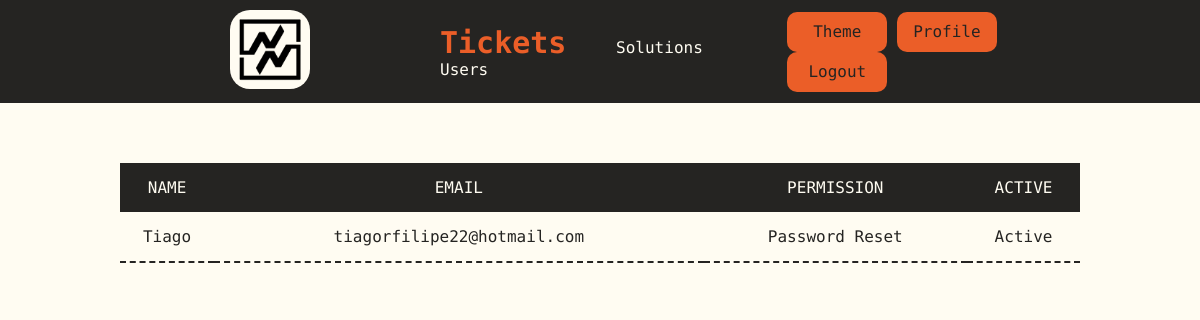
The page /users (signed in) on the database as committed earlier.
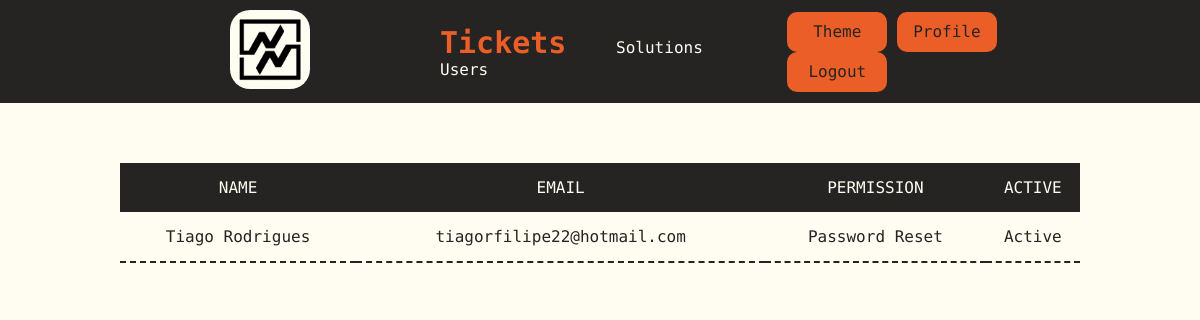
The same page on the database as committed later.
### tables this page shows
CREATE TABLE users (id INTEGER PRIMARY KEY AUTOINCREMENT NOT NULL, name TEXT NOT NULL, hash TEXT NOT NULL, permission INTEGER DEFAULT 4 NOT NULL, active BLOB DEFAULT 0 NOT NULL, email TEXT NOT NULL);

### app.py (the view)
@app.route("/users")
def users():
    userID = session.get("user_id")
    users = db.execute("SELECT * FROM users WHERE id > 1 AND id != ?", userID)
    return render_template("users.html", users = users, role = role, status = status)

### templates/users.html (shortened to what this page needs)
{% extends "layout.html" %}
{% block body %}
    <table class="table">
        <thead>
            <tr>
                <th>NAME</th>
                <th>EMAIL</th>
                <th>PERMISSION</th>
                <th>ACTIVE</th>
            </tr>
        </thead>
        <tbody>
            {% for user in users %}
            {% if user['permission'] == 5 %}
            <tr>
                <td> {{ user["name"] }}</td>
                <td> {{ user["email"] }}</td>
                <td> {{ role[user["permission"]] }}</td>
                <td> {{ status[user["active"]] }}</td>
            </tr>
            {% endif %}
            {% endfor %}
        </tbody>
    </table>
{% endblock %}

### templates/layout.html (shortened to what this page needs)
<!DOCTYPE HTML>
<html lang="en">
    <head>
        <link rel="stylesheet" href=".\static\styles.css">
    </head>
    <body>
      <header>
        <div>
        <a href="/"><img class="logo" src=".\static\images\d3.png" alt="logo"></a>
        </div>
        {% if session.get("user_id") and session.get('permission') != 5 %}
        <div>
        <nav>
          <ul class="nav_links">
            <li><a href="/tickets" onclick="changeActiveLink(event)" id="ticketID">Tickets</a></li>
            <li><a href="/solutions" onclick="changeActiveLink(event)" id="docID">Solutions</a></li>
            {% if session.get("permission") < 2 %}
            <li><a href="/users" onclick="changeActiveLink(event)" id="userID">Users</a></li>
            {% endif %}
          </ul>
        </nav>
        </div>
        <div>
          <button onclick="toggleMode()">Theme</button>
          <a href="/profile"><button>Profile</button></a>
          <a href="/logout"><button onclick="logout()">Logout</button></a>
        </div>
        {% elif session.get('permission') == 5 %}
        <div>
          <button onclick="toggleMode()">Theme</button>
          <a href="/profile"><button>Profile</button></a>
          <a href="/logout"><button onclick="logout()">Logout</button></a>
        </div>
        {% else %}
        <div>
          <button onclick="toggleMode()">Theme</button>
          <a href="/register"><button>Register</button></a>
          <a href="/"><button>Login</button></a>
        </div>
        {% endif %}
      </header>
      <div class="body">
      {% block body %}{% endblock %}
      </div>
    </body>
</html>

### static/styles.css (style rules this page uses)
.light { --color1: #fffcf2; --color2: #ccc5b9; --color3: #403d39; --color4: #252422; --color5: #eb5e28; --font: "M PLUS 1 Code", sans-serif; }
* { font-family: var(--font); box-sizing: border-box; margin: 0; padding: 0; font-weight: 500; --font-color: var(--color4); --background-color: var(--color1); --button-color: var(--color5); --buttonfont-color: var(--color4); --hover-color: var(--color2); --hoverfont-color: var(--color4); --nav-color: var(--color4); --navfont-color: var(--color1); --linkhover-color: var(--color5); --logo-color: var(--color1); --tab-color: var(--color4); --tabhover-color: var(--color3); --tabhoverfont-color: var(--color1); --tabfont-color: var(--color1); --disabled-color: var(--color2); --disabledfont-color: var(--color4); --placeholder-color: var(--color3); --aler-color: var(--color5); --active-color: var(--color1); --activefont-color: var(--color5); --border-color: var(--color5); }
html { background-color: var(--background-color); color: var(--font-color); }
header { background-color: var(--nav-color); color: var(--navfont-color); display: flex; justify-content: space-between; align-items: center; padding: 10px 10%; }
.body { padding: 10px 10%; text-align: center; }
header a { color: var(--navfont-color); text-decoration: none; }
body { transition: background-color 0.5s, color 0.3s; }
.nav_links li { display: inline-block; padding: 0 20px; }
.nav_links li a { transition: all 0.3s ease 0s; }
button { background-color: var(--button-color); color: var(--buttonfont-color); border: none; border-radius: 10px; cursor: pointer; transition: all 0.5s ease 0s; width: 100px; height: 40px; font-size: 16px; }
.active { font-weight:bolder; font-size: 30px; color: var(--activefont-color); transition: all 0.5s ease 0s; }
.logo { margin: 0px 110px; width: 80px; height: auto; background-color: var(--logo-color); border-radius: 20px; padding: 5px 5px; transition: all 1s ease 0s; }
table { margin:50px 0px; width: 100%; border-collapse: collapse; text-align: center; }
td { padding: 15px 0px; border-bottom: 2px dashed var(--tab-color); }
th { background-color: var(--tab-color); padding: 15px 0px; transition: all 0.5s ease 0s; color: var(--tabfont-color); }

Rows that differ between the two databases and show on the page:
changed users "tiagorfilipe22@hotmail.com": name "Tiago" → "Tiago Rodrigues"
